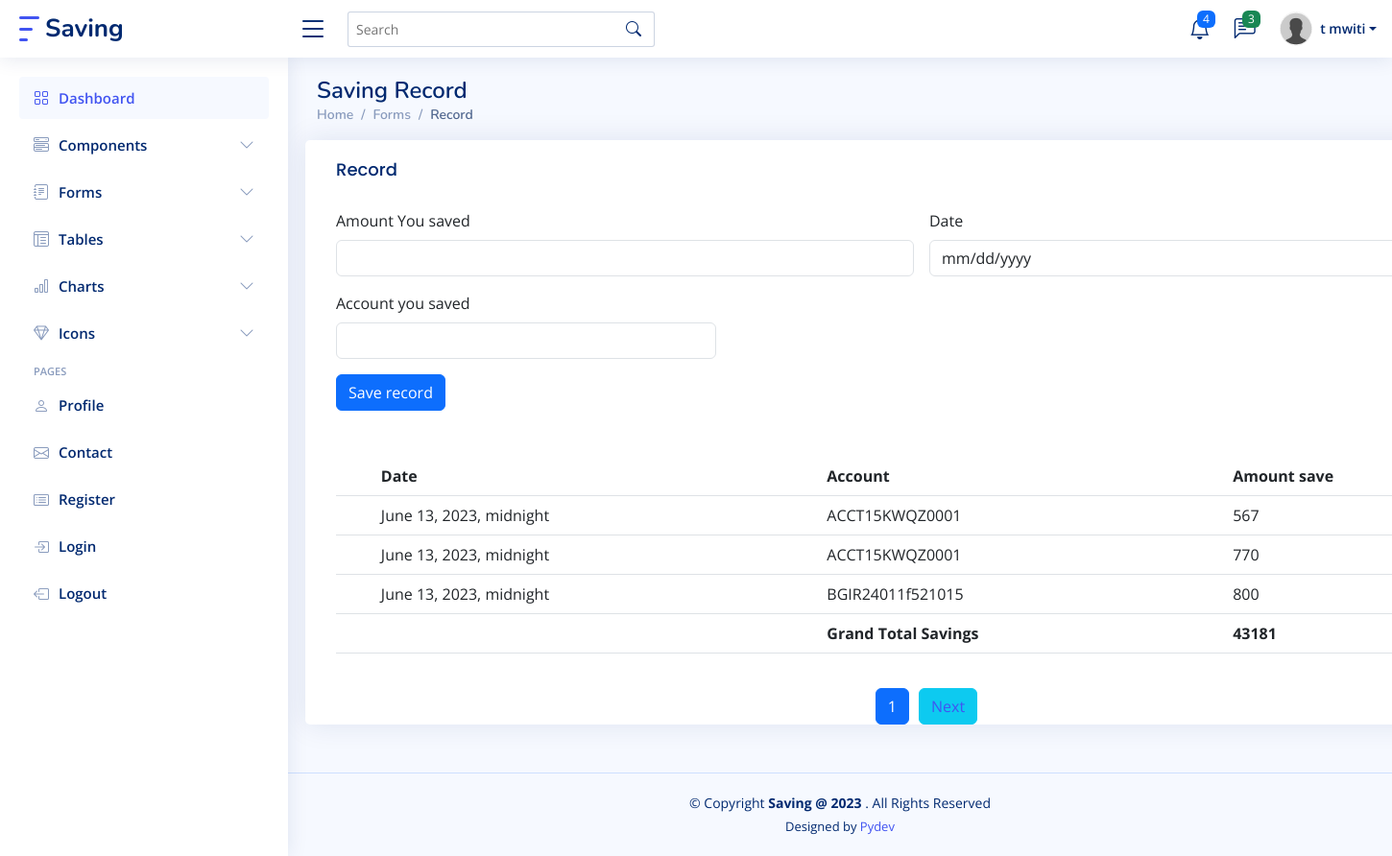
Page /savings-record (signed in) on the committed database.
### accounts/models.py (models this page shows, shortened)
class Profile(models.Model):
	user             = models.OneToOneField(User, on_delete=models.CASCADE)
	image            = models.ImageField(default="default.jpg", upload_to="profile_pics")
	about            = models.TextField()
	company          = models.CharField(max_length=100, blank=True, null=True)
	job              = models.CharField(max_length=100, blank=True, null=True)
	country          = models.CharField(max_length=100, blank=True, null=True)
	address          = models.CharField(max_length=100, blank=True, null=True)
	phone            = models.CharField(max_length=100, blank=True, null=True)
	twitter_profile  = models.CharField(max_length=100, blank=True, null=True)
	facebook_profile = models.CharField(max_length=100, blank=True, null=True)
	instagram_profile = models.CharField(max_length=100, blank=True, null=True)
	linkedin_profile = models.CharField(max_length=100, blank=True, null=True)

### savings/models.py (models this page shows, shortened)
class Saving_record(models.Model):
	user = models.ForeignKey(User, on_delete=models.CASCADE)
	amount = models.CharField(max_length=100)
	date_saved = models.DateTimeField()
	account_number = models.CharField(max_length=100)

### savings/views.py (the view)
# urls.py: path("savings-record", views.savings_record, name="savings_record"),
def savings_record(request):
	user = request.user
	record_data = Saving_record.objects.filter(user=user).order_by("-date_saved")
	total = 0
	for items in record_data:
		total += int(items.amount)
	items_per_page = 3
	page_number = request.GET.get("page")
	paginator = Paginator(record_data, items_per_page)
	page_obj = paginator.get_page(page_number)
	if request.method == "POST":
		form = Saving_RecordForm(request.POST)
		if form.is_valid():
			amount = form.cleaned_data["amount"]
			date_saved = form.cleaned_data["date_saved"]
			account_number = form.cleaned_data["account_number"]
			record = Saving_record.objects.create(user=user, amount=amount,
					date_saved=date_saved,
				account_number=account_number)
			record.save()
		messages.success(request, "Record successfully saved")
		return redirect("savings_record")
	else:
		form = Saving_RecordForm()
	return render(request, "savings/savings_record.html", {
			"form": form,
			"total": total,
			"page_obj": page_obj,
			})

### savings/forms.py
class Saving_RecordForm(forms.ModelForm):
	class Meta:
		model = Saving_record
		fields = ["amount", "date_saved", "account_number"]

### templates/savings/savings_record.html (shortened to what this page needs)
{% extends "savings/forms_layout.html" %} {% load static %} {% block transfer %}
<div class="pagetitle">
  <h1>Saving Record</h1>
  <nav>
    <ol class="breadcrumb">
      <li class="breadcrumb-item"><a href="{% url 'savings' %}">Home</a></li>
      <li class="breadcrumb-item">Forms</li>
      <li class="breadcrumb-item active">Record</li>
    </ol>
  </nav>
</div>
<section class="section">
  <div class="row">
    <div class="card">
      <div class="card-body">
        <h5 class="card-title">Record</h5>
        <form
          action="{% url 'savings_record' %}"
          method="POST"
          class="row g-3 needs-validation"
          novalidate
        >
          <div class="col-md-6 position-relative">
            <label for="validationTooltip01" class="form-label"
              >Amount You saved</label
            >
            <input
              type="text"
              class="form-control"
              id="validationTooltip01"
              name="amount"
              required
            />
          </div>
          <div class="col-md-6 position-relative">
            <label for="validationTooltip02" class="form-label">Date</label>
            <input
              type="Date"
              class="form-control"
              id="validationTooltip02"
              name="date_saved"
              required
            />
          </div>
          <br /><br />
          <div class="col-md-4 position-relative">
            <label for="validationTooltip01" class="form-label"
              >Account you saved</label
            >
            <input
              type="text"
              class="form-control"
              id="validationTooltip01"
              name="account_number"
              required
            />
          </div>
          <br />
          <div class="col-12">
            <button class="btn btn-primary" type="submit">Save record</button>
          </div>
        </form>
        <br /><br />
        {% if page_obj %}
        <table class="table">
          <thead>
            <tr>
              <th scope="col"></th>
              <th scope="col">Date</th>
              <th scope="col">Account</th>
              <th scope="col">Amount save</th>
            </tr>
          </thead>
          <tbody>
            {% for obj in page_obj %}
            <tr>
              <th scope="row"></th>
              <td>{{obj.date_saved}}</td>
              <td>{{obj.account_number}}</td>
              <td>{{obj.amount}}</td>
            </tr>
            {% endfor %}
            <tr>
              <th scope="row"></th>
              <td></td>
              <td><strong>Grand Total Savings</strong></td>
              <td><strong>{{total}}</strong></td>
            </tr>
          </tbody>
        </table>
        {% else %}
        <h4>There are no any records you have saved.</h4>
        {% endif %}
      </div>
      <div class="container_pagi">
        <div class="pagination">
          <button type="button" class="btn btn-primary pagi_btn">
            <span class="current-page">{{ page_obj.number}}</span>
          </button>
          {% if page_obj.has_next %}
          <button type="button" class="btn btn-info pagi_btn">
            <a href="?page={{ page_obj.next_page_number }}">Next</a>
          </button>
          {% endif %}
        </div>
      </div>
    </div>
  </div>
</section>
{% endblock %}

### templates/savings/forms_layout.html (shortened to what this page needs)
{% load static %}
<!DOCTYPE html>
<html lang="en">
  <head>
    <link
      href="{% static 'assets/vendor/bootstrap/css/bootstrap.min.css' %}"
      rel="stylesheet"
    />
    <link
      href="{% static 'assets/vendor/bootstrap-icons/bootstrap-icons.css' %}"
      rel="stylesheet"
    />
    <link
      href="{% static 'assets/vendor/boxicons/css/boxicons.min.css' %}"
      rel="stylesheet"
    />
    <link
      href="{% static 'assets/vendor/quill/quill.snow.css' %}"
      rel="stylesheet"
    />
    <link
      href="{% static 'assets/vendor/quill/quill.bubble.css' %}"
      rel="stylesheet"
    />
    <link
      href="{% static 'assets/vendor/remixicon/remixicon.css' %}"
      rel="stylesheet"
    />
    <link
      href="{% static 'assets/vendor/simple-datatables/style.css' %}"
      rel="stylesheet"
    />
    <link href="{% static 'assets/css/style.css' %}" rel="stylesheet" />
    <link href="{% static 'assets/css/more.css' %}" rel="stylesheet" />
  </head>
  <body>
    <header id="header" class="header fixed-top d-flex align-items-center">
      <div class="d-flex align-items-center justify-content-between">
        <a href="{% url 'savings' %}" class="logo d-flex align-items-center">
          <img src="assets/img/logo.png" alt="" />
          <span class="d-none d-lg-block">Saving</span>
        </a>
        <i class="bi bi-list toggle-sidebar-btn"></i>
      </div>
      <div class="search-bar">
        <form
          class="search-form d-flex align-items-center"
          method="POST"
          action="#"
        >
          <input
            type="text"
            name="query"
            placeholder="Search"
            title="Enter search keyword"
          />
          <button type="submit" title="Search">
            <i class="bi bi-search"></i>
          </button>
        </form>
      </div>
      <nav class="header-nav ms-auto">
        <ul class="d-flex align-items-center">
          <li class="nav-item dropdown">
            <a class="nav-link nav-icon" href="#" data-bs-toggle="dropdown">
              <i class="bi bi-bell"></i>
              <span class="badge bg-primary badge-number">4</span> </a
            >
          </li>
          <li class="nav-item dropdown">
            <a class="nav-link nav-icon" href="#" data-bs-toggle="dropdown">
              <i class="bi bi-chat-left-text"></i>
              <span class="badge bg-success badge-number">3</span> </a
            >
          </li>
          <li class="nav-item dropdown pe-3">
            <a
              class="nav-link nav-profile d-flex align-items-center pe-0"
              href="#"
              data-bs-toggle="dropdown"
            >
              <img
                src="{{user.profile.image.url}}"
                alt="Profile"
                class="rounded-circle"
              />
              <span class="d-none d-md-block dropdown-toggle ps-2"
                >{{user.first_name|slice:"0:1"}} {{user.last_name}}</span
              > </a
            >
          </li>
        </ul>
      </nav>
    </header>
    <aside id="sidebar" class="sidebar">
      <ul class="sidebar-nav" id="sidebar-nav">
        <li class="nav-item">
          <a class="nav-link" href="{% url 'savings' %}">
            <i class="bi bi-grid"></i>
            <span>Dashboard</span>
          </a>
        </li>
        <li class="nav-item">
          <a
            class="nav-link collapsed"
            data-bs-target="#components-nav"
            data-bs-toggle="collapse"
            href="#"
          >
            <i class="bi bi-menu-button-wide"></i><span>Components</span
            ><i class="bi bi-chevron-down ms-auto"></i>
          </a>
        </li>
        <li class="nav-item">
          <a
            class="nav-link collapsed"
            data-bs-target="#forms-nav"
            data-bs-toggle="collapse"
            href="#"
          >
            <i class="bi bi-journal-text"></i><span>Forms</span
            ><i class="bi bi-chevron-down ms-auto"></i>
          </a>
        </li>
        <li class="nav-item">
          <a
            class="nav-link collapsed"
            data-bs-target="#tables-nav"
            data-bs-toggle="collapse"
            href="#"
          >
            <i class="bi bi-layout-text-window-reverse"></i><span>Tables</span>
            <i class="bi bi-chevron-down ms-auto"></i>
          </a>
        </li>
        <li class="nav-item">
          <a
            class="nav-link collapsed"
            data-bs-target="#charts-nav"
            data-bs-toggle="collapse"
            href="#"
          >
            <i class="bi bi-bar-chart"></i><span>Charts</span
            ><i class="bi bi-chevron-down ms-auto"></i>
          </a>
        </li>
        <li class="nav-item">
          <a
            class="nav-link collapsed"
            data-bs-target="#icons-nav"
            data-bs-toggle="collapse"
            href="#"
          >
            <i class="bi bi-gem"></i><span>Icons</span
            ><i class="bi bi-chevron-down ms-auto"></i>
          </a>
        </li>
        <li class="nav-heading">Pages</li>
        <li class="nav-item">
          <a class="nav-link collapsed" href="{% url 'userprofile' %}">
            <i class="bi bi-person"></i>
            <span>Profile</span>
          </a>
        </li>
        <li class="nav-item">
          <a class="nav-link collapsed" href="">
            <i class="bi bi-envelope"></i>
            <span>Contact</span>
          </a>
        </li>
        <li class="nav-item">
          <a class="nav-link collapsed" href="{% url 'register' %}">
            <i class="bi bi-card-list"></i>
            <span>Register</span>
          </a>
        </li>
        <li class="nav-item">
          <a class="nav-link collapsed" href="{% url 'login' %}">
            <i class="bi bi-box-arrow-in-right"></i>
            <span>Login</span>
          </a>
        </li>
        <li class="nav-item">
          <a class="nav-link collapsed" href="{% url 'logout' %}">
            <i class="bi bi-box-arrow-left"></i>
            <span>Logout</span>
          </a>
        </li>
      </ul>
    </aside>
    <main id="main" class="main container">
      {% block transfer %}
      {% endblock %}
    </main>
    <footer id="footer" class="footer">
      <div class="copyright">
        &copy; Copyright <strong><span>Saving @ 2023 </span></strong>. All
        Rights Reserved
      </div>
      <div class="credits">Designed by <a href="">Pydev</a></div>
    </footer>
  </body>
</html>

### static/assets/css/style.css (style rules this page uses)
:root { scroll-behavior: smooth; }
body { font-family: "Open Sans", sans-serif; background: #f6f9ff; color: #444444; }
a { color: #4154f1; text-decoration: none; }
h1, h2, h3, h4, h5, h6 { font-family: "Nunito", sans-serif; }
#main { margin-top: 60px; padding: 20px 30px; transition: all 0.3s; }
.pagetitle { margin-bottom: 10px; }
.pagetitle h1 { font-size: 24px; margin-bottom: 0; font-weight: 600; color: #012970; }
.card { margin-bottom: 30px; border: none; border-radius: 5px; box-shadow: 0px 0 30px rgba(1, 41, 112, 0.1); }
.card-title { padding: 20px 0 15px 0; font-size: 18px; font-weight: 500; color: #012970; font-family: "Poppins", sans-serif; }
.card-body { padding: 0 20px 20px 20px; }
.breadcrumb { font-size: 14px; font-family: "Nunito", sans-serif; color: #899bbd; font-weight: 600; }
.breadcrumb a { color: #899bbd; transition: 0.3s; }
.breadcrumb .breadcrumb-item::before { color: #899bbd; }
.breadcrumb .active { color: #51678f; font-weight: 600; }
.logo { line-height: 1; }
@media (min-width: 1200px) { .logo { width: 280px; } }
.logo img { max-height: 26px; margin-right: 6px; }
.logo span { font-size: 26px; font-weight: 700; color: #012970; font-family: "Nunito", sans-serif; }
.header { transition: all 0.5s; z-index: 997; height: 60px; box-shadow: 0px 2px 20px rgba(1, 41, 112, 0.1); background-color: #fff; padding-left: 20px; }
.header .toggle-sidebar-btn { font-size: 32px; padding-left: 10px; cursor: pointer; color: #012970; }
.header .search-bar { min-width: 360px; padding: 0 20px; }
.header .search-form { width: 100%; }
.header .search-form input { border: 0; font-size: 14px; color: #012970; border: 1px solid rgba(1, 41, 112, 0.2); padding: 7px 38px 7px 8px; border-radius: 3px; transition: 0.3s; width: 100%; }
.header .search-form button { border: 0; padding: 0; margin-left: -30px; background: none; }
.header .search-form button i { color: #012970; }
.header-nav ul { list-style: none; }
.header-nav>ul { margin: 0; padding: 0; }
.header-nav .nav-icon { font-size: 22px; color: #012970; margin-right: 25px; position: relative; }
.header-nav .nav-profile { color: #012970; }
.header-nav .nav-profile img { max-height: 36px; }
.header-nav .nav-profile span { font-size: 14px; font-weight: 600; }
.header-nav .badge-number { position: absolute; inset: -2px -5px auto auto; font-weight: normal; font-size: 12px; padding: 3px 6px; }
.sidebar { position: fixed; top: 60px; left: 0; bottom: 0; width: 300px; z-index: 996; transition: all 0.3s; padding: 20px; overflow-y: auto; scrollbar-width: thin; scrollbar-color: #aab7cf transparent; box-shadow: 0px 0px 20px rgba(1, 41, 112, 0.1); background-color: #fff; }
@media (min-width: 1200px) { #main, #footer { margin-left: 300px; } }
.sidebar-nav { padding: 0; margin: 0; list-style: none; }
.sidebar-nav li { padding: 0; margin: 0; list-style: none; }
.sidebar-nav .nav-item { margin-bottom: 5px; }
.sidebar-nav .nav-heading { font-size: 11px; text-transform: uppercase; color: #899bbd; font-weight: 600; margin: 10px 0 5px 15px; }
.sidebar-nav .nav-link { display: flex; align-items: center; font-size: 15px; font-weight: 600; color: #4154f1; transition: 0.3; background: #f6f9ff; padding: 10px 15px; border-radius: 4px; }
.sidebar-nav .nav-link i { font-size: 16px; margin-right: 10px; color: #4154f1; }
.sidebar-nav .nav-link.collapsed { color: #012970; background: #fff; }
.sidebar-nav .nav-link.collapsed i { color: #899bbd; }
.sidebar-nav .nav-link .bi-chevron-down { margin-right: 0; transition: transform 0.2s ease-in-out; }
.footer { padding: 20px 0; font-size: 14px; transition: all 0.3s; border-top: 1px solid #cddfff; }
.footer .copyright { text-align: center; color: #012970; }
.footer .credits { padding-top: 5px; text-align: center; font-size: 13px; color: #012970; }

### static/assets/css/more.css (style rules this page uses)
.container_pagi { display: flex; justify-content: center; }
.pagi_btn { margin-left: 10px; }

### rows in the picture
Saving_record: date_saved "June 13, 2023, midnight", account_number "ACCT15KWQZ0001", amount "567"
Saving_record: date_saved "June 13, 2023, midnight", account_number "ACCT15KWQZ0001", amount "770"
Saving_record: date_saved "June 13, 2023, midnight", account_number "BGIR24011f521015", amount "800"

### other values in the picture
{{ user.first_name|slice:"0:1" }} "t"
{{ user.last_name }} "mwiti"
{{ total }} "43181"
{{ page_obj.number }} "1"
